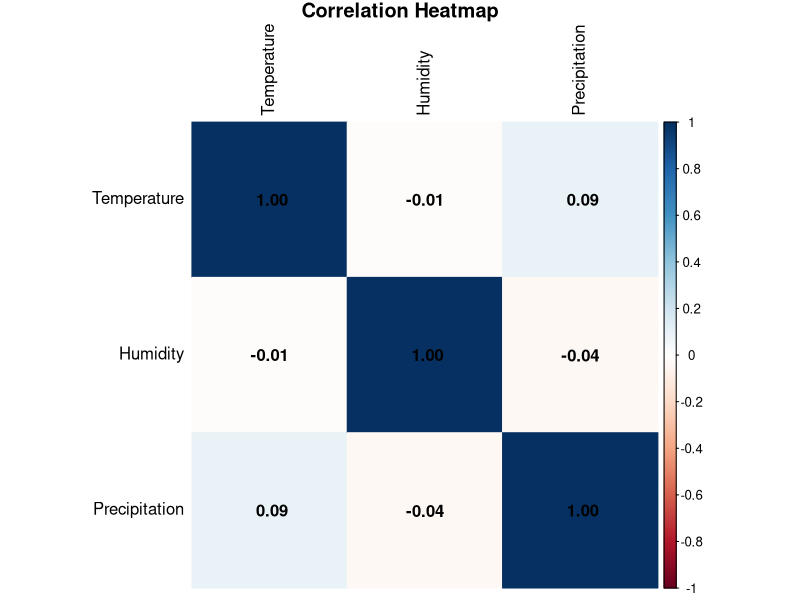
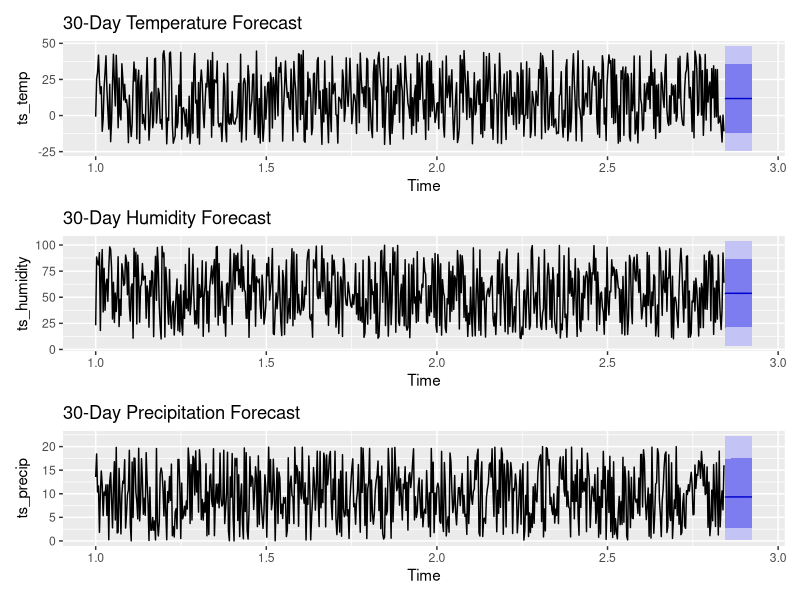
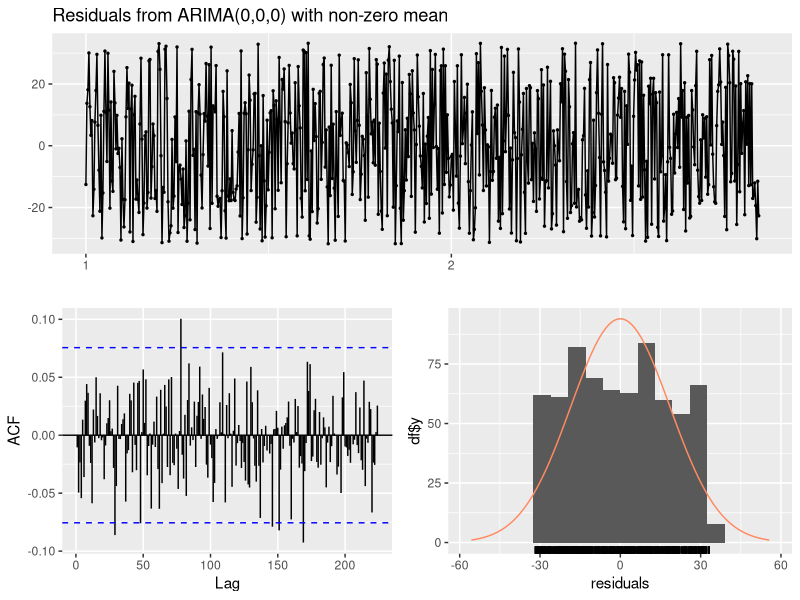
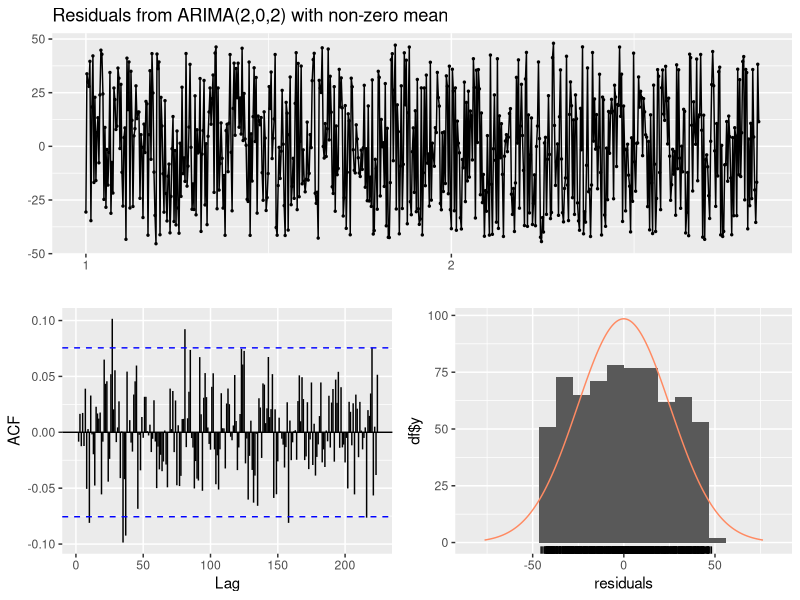
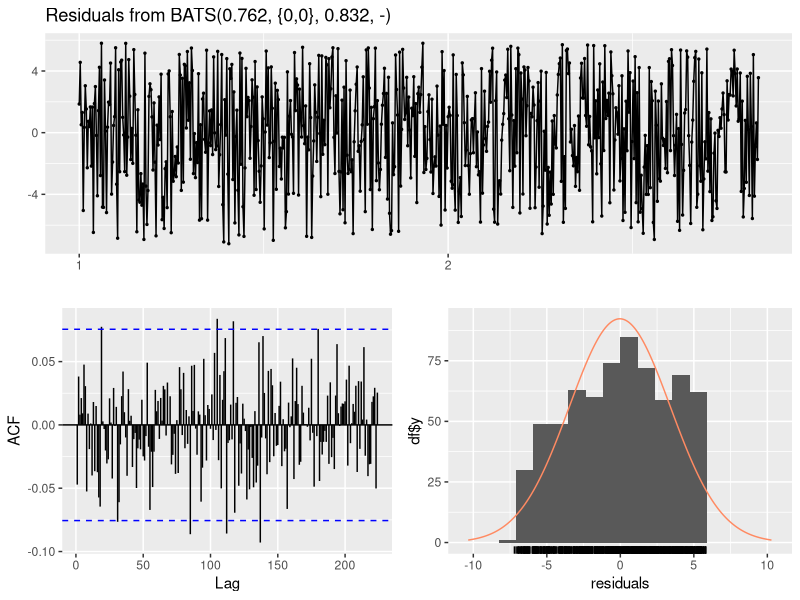
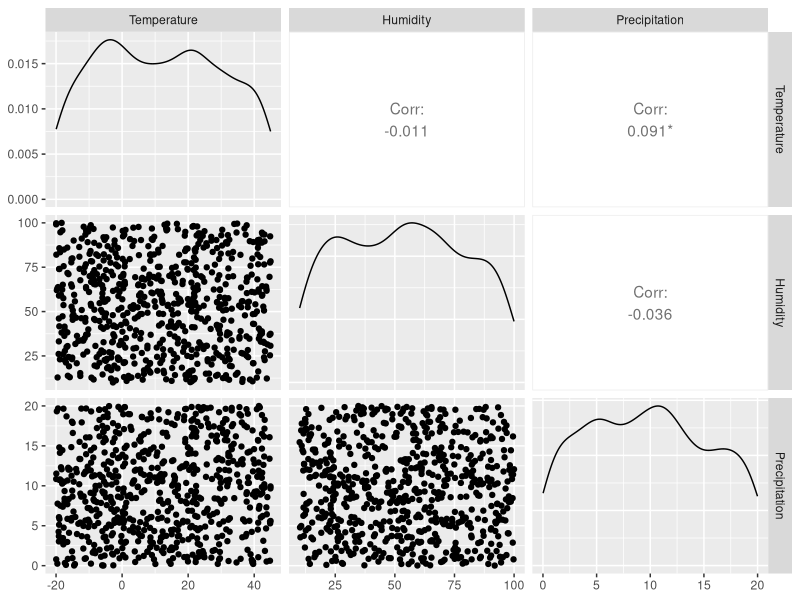
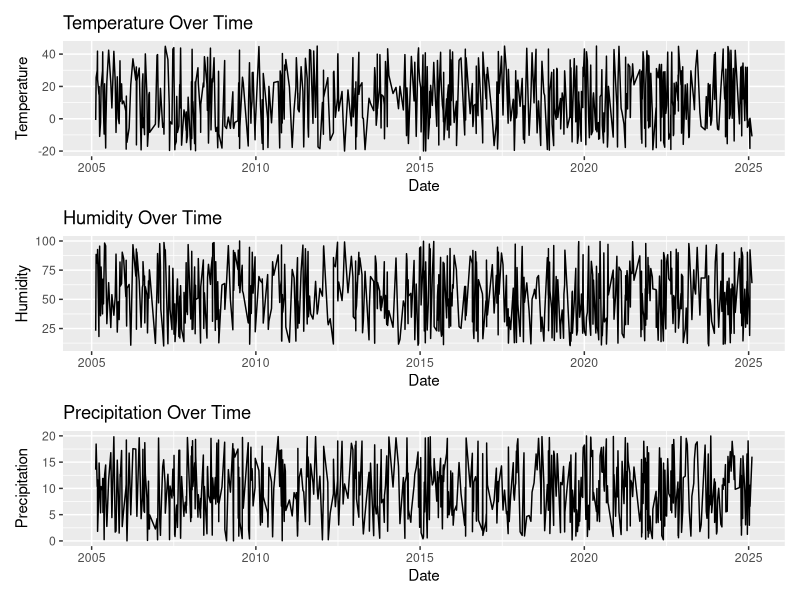
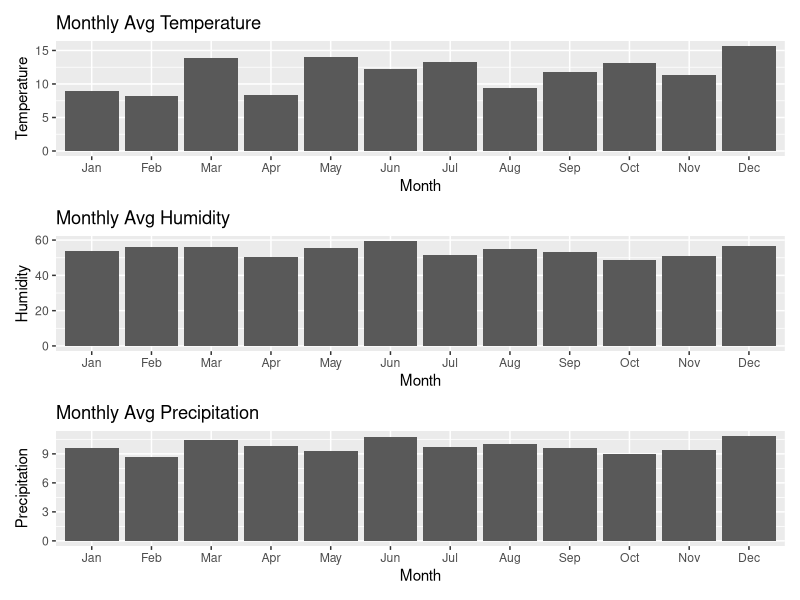

These figures' R source, in order:
# Libraries
library(readr)
library(lubridate)
library(forecast)
library(ggplot2)
library(GGally)
library(corrplot)
library(dplyr)
library(tidyr)
library(patchwork)

# Load dataset
data <- read_csv("weather_forecasting_large.csv")

# Clean and prepare data
data$Date <- ymd(data$Date)
names(data)[names(data) == "Temperature (°C)"] <- "Temperature"
names(data)[names(data) == "Humidity (%)"] <- "Humidity"
names(data)[names(data) == "Precipitation (mm)"] <- "Precipitation"

# Filter for Chicago and prepare data
chicago <- subset(data, Location == "Chicago")
chicago_daily <- chicago %>%
  group_by(Date) %>%
  summarize(across(c(Temperature, Humidity, Precipitation), mean, na.rm = TRUE)) %>%
  arrange(Date)

# Time Series Plots
p1 <- ggplot(chicago_daily, aes(x = Date, y = Temperature)) +
  geom_line() +
  ggtitle("Temperature Over Time")
p2 <- ggplot(chicago_daily, aes(x = Date, y = Humidity)) +
  geom_line() +
  ggtitle("Humidity Over Time")
p3 <- ggplot(chicago_daily, aes(x = Date, y = Precipitation)) +
  geom_line() +
  ggtitle("Precipitation Over Time")

# Monthly Trends
chicago_daily$Month <- month(chicago_daily$Date, label = TRUE)
monthly_avg <- chicago_daily %>%
  group_by(Month) %>%
  summarize(across(c(Temperature, Humidity, Precipitation), mean))

p4 <- ggplot(monthly_avg, aes(x = Month, y = Temperature)) +
  geom_bar(stat = "identity") +
  ggtitle("Monthly Avg Temperature")
p5 <- ggplot(monthly_avg, aes(x = Month, y = Humidity)) +
  geom_bar(stat = "identity") +
  ggtitle("Monthly Avg Humidity")
p6 <- ggplot(monthly_avg, aes(x = Month, y = Precipitation)) +
  geom_bar(stat = "identity") +
  ggtitle("Monthly Avg Precipitation")

# Distribution Plots
p7 <- ggplot(chicago_daily, aes(x = Temperature)) +
  geom_histogram(bins = 30, fill = "steelblue") +
  ggtitle("Temperature Distribution")
p8 <- ggplot(chicago_daily, aes(x = Humidity)) +
  geom_histogram(bins = 30, fill = "darkgreen") +
  ggtitle("Humidity Distribution")
p9 <- ggplot(chicago_daily, aes(x = Precipitation)) +
  geom_histogram(bins = 30, fill = "purple") +
  ggtitle("Precipitation Distribution")

# Temperature Boxplot
p10 <- ggplot(chicago_daily, aes(x = Month, y = Temperature)) +
  geom_boxplot(fill = "skyblue") +
  labs(title = "Temperature by Month in Chicago", x = "Month", y = "Temperature (°C)") +
  theme_minimal()

# Humidity Boxplot
p11 <- ggplot(chicago_daily, aes(x = Month, y = Humidity)) +
  geom_boxplot(fill = "lightgreen") +
  labs(title = "Humidity by Month in Chicago", x = "Month", y = "Humidity (%)") +
  theme_minimal()

# Precipitation Boxplot
p12 <- ggplot(chicago_daily, aes(x = Month, y = Precipitation)) +
  geom_boxplot(fill = "lightcoral") +
  labs(title = "Precipitation by Month in Chicago", x = "Month", y = "Precipitation (mm)") +
  theme_minimal()

# Correlation Heatmap
corr_matrix <- cor(chicago_daily %>% select(Temperature, Humidity, Precipitation), use = "complete.obs")
corrplot(corr_matrix, method = "color", addCoef.col = "black", tl.col = "black", title = "Correlation Heatmap", mar = c(0, 0, 1, 0))

# Forecast Plots
ts_temp <- ts(chicago_daily$Temperature, frequency = 365)
ts_humidity <- ts(chicago_daily$Humidity, frequency = 365)
ts_precip <- ts(chicago_daily$Precipitation, frequency = 365)

fc_temp <- forecast(auto.arima(ts_temp), h = 30)
fc_humidity <- forecast(auto.arima(ts_humidity), h = 30)
fc_precip <- forecast(tbats(ts_precip), h = 30)

(autoplot(fc_temp) + ggtitle("30-Day Temperature Forecast")) /
(autoplot(fc_humidity) + ggtitle("30-Day Humidity Forecast")) /
(autoplot(fc_precip) + ggtitle("30-Day Precipitation Forecast")) # nolint
# Residual Diagnostics
checkresiduals(fc_temp)
checkresiduals(fc_humidity)
checkresiduals(fc_precip)

# Pairplot for Relationships
ggpairs(chicago_daily %>% select(Temperature, Humidity, Precipitation))

# You can also combine plots using patchwork
(p1 / p2 / p3)
(p4 / p5 / p6)
(p7 / p8 / p9)
(p10 / p11 / p12)

# Create future dates for the next 30 days
future_dates <- seq(max(chicago_daily$Date) + 1, by = "day", length.out = 30)

# Create a data frame with the forecasts
forecast_df <- data.frame(
  Date = future_dates,
  Temperature = as.numeric(fc_temp$mean),
  Humidity = as.numeric(fc_humidity$mean),
  Precipitation = as.numeric(fc_precip$mean)
)

# Write the forecast to a CSV file
write.csv(forecast_df, "30_day_weather_forecast.csv", row.names = FALSE)